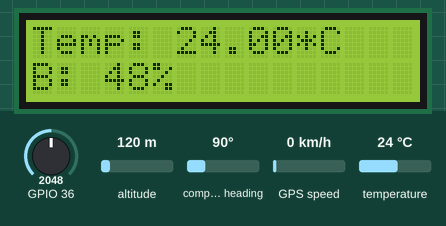
This sketch was run on a simulated ESP32. Shown: 16×2 character LCD. The inputs (shaded band) are chosen by the test bench; at power-on: temperature 24 °C, GPIO 36 = 2048, altitude 120 m, compass heading 90°, GPS speed 0 km/h. WiFi joins after 1.5 s; servers stay silent unless stated; uploads are accepted with an empty reply; the GPS gets a fix after 3 s at 37.7749, -122.4194 with 8 satellites; what the sketch prints to the serial monitor is not drawn.

Above: at 4.9 s.
5.0 s: temperature set to 12 °C
At 6.3 s:
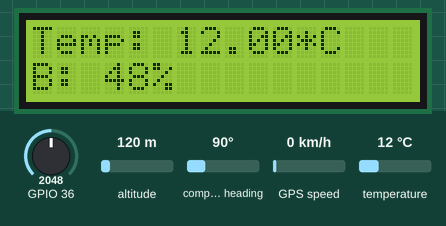
7.0 s: GPIO 36 set to 2866
At 9.9 s:
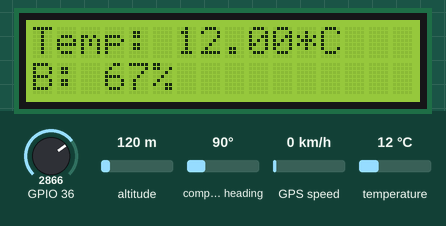
10.2 s: temperature set to 19 °C
At 12.4 s:
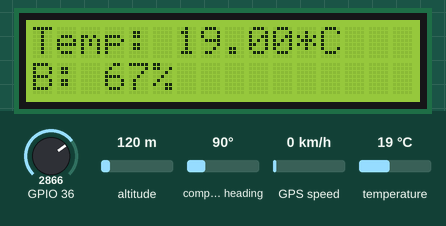
13.4 s: GPIO 36 set to 3972
At 16.1 s:
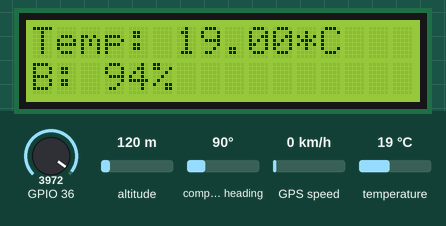
16.5 s: temperature set to 28 °C
At 18.6 s:
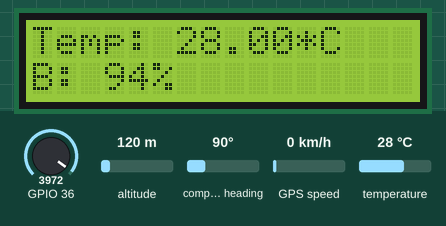
19.7 s: GPIO 36 set to 1228
At 22.2 s:
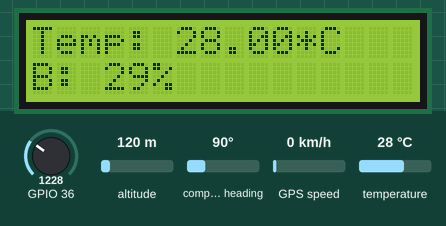
Timing chart, 0 to 23.7 s (numbered marks = the images above; inputs shaded):
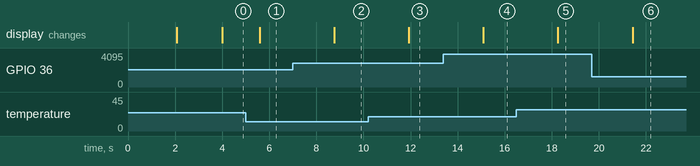

The sketch:

eja_final.ino
```cpp
//Eja Ice Fleet Management Device
//GPS MOdule
//Temperature Sensor
//BMS
#include <Wire.h>
#include <HTTPClient.h>
#include <WiFiClient.h>
#include <SPI.h>
#include <TinyGPS++.h>
#include <LiquidCrystal.h>
#include <SoftwareSerial.h>
//#include <ESP8266WiFi.h>
//#include <ESP8266HTTPClient.h>
//#include <WiFi.h>
#include <Adafruit_Sensor.h>
#include <Adafruit_BME280.h>
////Alarm///////////////
#include <TinyGPS++.h> // library for GPS module
#include <SoftwareSerial.h>
TinyGPSPlus gps;  // The TinyGPS++ object
#define SEALEVELPRESSURE_HPA (1013.25)
Adafruit_BME280 bme;
LiquidCrystal lcd(19,23,18,17,16,15);
//GPS
static const int TXPin = 27, RXPin = 26;
static const uint32_t GPSBaud = 9600;
//TinyGPSPlus gps;
SoftwareSerial mySerial(TXPin, RXPin);


int id= 6;   //id of each device, to be changed for every device
String url= "http://ejaice.herokuapp.com/api/device/";   //url for all devices
String urlwithid= url + id + "/";    //url for a single device instance
String Data;   //sensor data to be sent to the server
float temperature;
float latitude;
float longitude;
float sensorValue;
///Restart if I2C Address for BME is wrong////////////
void checkBme (void)
{
  if (!bme.begin(0x76))
  {
    Serial.println("Could not find a valid BME280 sensor, check wiring!");
    while (1);
  }

}


void setup()
{

  Serial.begin(9600); //starting serial for debugging
  mySerial.begin(9600);
  Wire.begin();     bme.begin(0x76);
  lcd.begin(16,2);
  lcd.clear ();
  lcd.print ("Eja Ice FMS");
  lcd.setCursor (0,1);
  lcd.print ("Initializing");
  delay (2000);
  lcd.clear();
  checkBme();
WiFi.begin("EjaIceLtd", "ejaice123");
Data= "{\"id\":" + String(id) + "}";
  //Check connection status to the wifi LAN
  while(WiFi.status() != WL_CONNECTED)
  {delay(500);}

  //Reconnect esp8266 automatically when connection is lost
  WiFi.setAutoReconnect(true);
  WiFi.persistent(true);

  //Check connection status to the wifi LAN
 if(WiFi.status() == WL_CONNECTED){
     WiFiClient clients;
     HTTPClient http;
     http.begin(clients, urlwithid);

     //Geting the instance of the device
     int ResponseCode= http.GET();
     http.end();
     Serial.println(ResponseCode);

     //Check if instance of the device is already available, incase the device has been switched off and turned on back or connection lost and reconnected
     if(ResponseCode == 404){
          //instance of the device is not available
          http.begin(clients, url);
          http.addHeader("Content-type","application/json");
          //Create a new instance of the device
          http.POST(Data);
          http.end();
        }
      //instance is already available continue to updating the instance
      }

}

void loop() {
  ///////////////////////Battery Monitoring//////////////////////////////
  temperature = bme.readTemperature();
 Serial.print("Temperature: ");
 Serial.println(temperature);
  float voltage = (float)analogRead(36) / 4096 * 55 * 6382 / 6570;
  int batteryPercentage = (voltage * 100)/ 55;
  Serial.print(voltage,1);
  Serial.println("v");
  Serial.print (batteryPercentage, 1);
  Serial.println ("%");


  Serial.println ("..........................");

  if (batteryPercentage >= 97){

    Serial.println ("battery full");
    delay (200);
  }
 else if ((batteryPercentage > 90) || (batteryPercentage < 80)){

    Serial.println ("battery at normal stage");
    delay (200);
  }


 //Serial.println();
 //delay(1000);
 lcd.clear();  lcd.setCursor(0,0);
 lcd.print("Temp: ");
 lcd.print(temperature); lcd.print("*C");
 lcd.setCursor(0,1);
 lcd.print("B: ");
 lcd.print(batteryPercentage);  lcd.print("%");
 delay(100);
 Data= "{\"id\":" + String(id) + "," + "\"temperature\":" + String(temperature) + "," "\"battery\":" + String(batteryPercentage) + "," "\"long\":" + String(longitude) + "," "\"lat\":" + String(latitude) + "}";

     //Check connection status to the wifi LAN
    if(WiFi.status() == WL_CONNECTED){
       WiFiClient clients;
       HTTPClient http;
       http.begin(clients, urlwithid);
       http.addHeader("Content-type","application/json");

       //Updating the instance of the device every 10secs
       int response= http.PUT(Data);
       Serial.print(response);
       http.end();
      }

     delay(1000);

/////////////////////////////////////////////////////////////////////////
while (mySerial.available() > 0) //while data is available
if (gps.encode(mySerial.read())) //read gps data
{
if (gps.location.isValid()) //check whether gps location is valid
      {


     latitude= gps.location.lat();
     longitude=gps.location.lng();
     Serial.print(gps.location.lat(), 6);   Serial.print("  ");
     Serial.println(gps.location.lng(), 6);

  }
    }
}


 /*void displayInfo()
{
  Serial.print(F("Location: "));

  if (gps.location.isValid())
  {
    Serial.print(gps.location.lat(),5);
    Serial.print(F(","));
    Serial.print(gps.location.lng(),5);
    delay(1000);
  }
  else
  {
    Serial.print(F("INVALID"));
  }


  Serial.println();
}
///////////////////////GPS////////////////////////////////////////
Serial.print(F("Location: "));

  if (gps.location.isValid())
  {
    Serial.print(gps.location.lat(),5);
    Serial.print(F(","));
    Serial.print(gps.location.lng(),5);
    delay(1000);
  }
  else
  {
    Serial.print(F("INVALID"));
  }


  Serial.println();*/
```

Measured:
- after the input at 5.0 s, the display: changes after 0.59 s (image 1)
- after the input at 7.0 s, the display: changes after 1.8 s (image 2)
- after the input at 10.2 s, the display: changes after 1.7 s (image 3)
- after the input at 13.4 s, the display: changes after 1.7 s (image 4)
- after the input at 16.5 s, the display: changes after 1.8 s (image 5)
- after the input at 19.7 s, the display: changes after 1.7 s (image 6)
